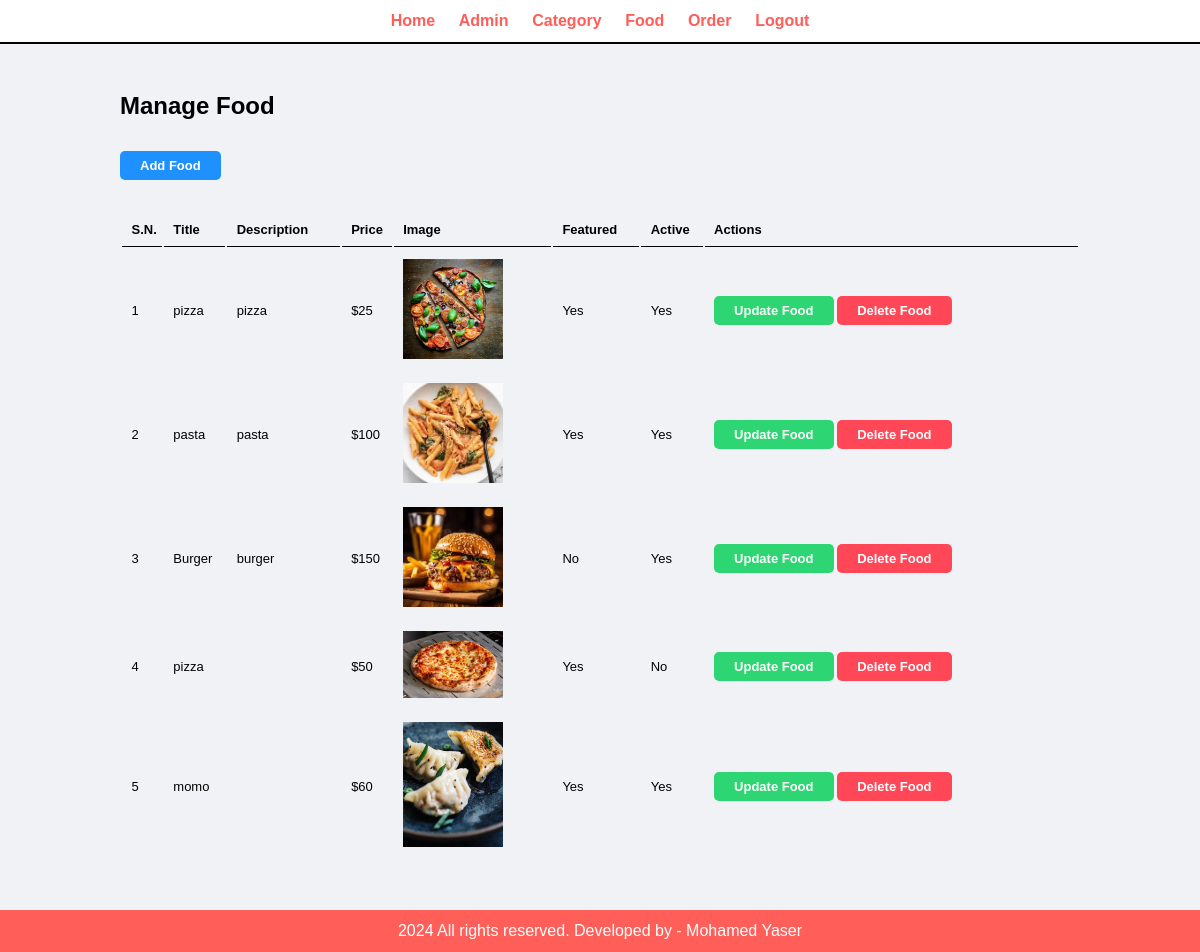
/admin/manage-food.php (signed in), run on the app's committed database.
### tables this page shows
CREATE TABLE `food` (
  `id` int(10) UNSIGNED NOT NULL,
  `title` varchar(100) NOT NULL,
  `description` text NOT NULL,
  `price` decimal(10,0) NOT NULL,
  `image_name` varchar(255) NOT NULL,
  `category_id` int(10) UNSIGNED NOT NULL,
  `featured` varchar(10) NOT NULL,
  `active` varchar(10) NOT NULL
);

### admin/manage-food.php (the view, shortened to what this page needs)
<!DOCTYPE html>
<html>
<head>
    <link rel="stylesheet" href="../css/admin.css" />
</head>
<?php include('parts/menu.php') ?>
<div class="main-content">
    <div class="apper">
        <h2>Manage Food</h2><br>
        <br />
        <a href="<?php echo HOMEURL?>admin/add-food.php" class="btn-primary">Add Food</a>
        <br /><br /><br />
        <table class="tbl-full">
            <tr>
                <th>S.N.</th>
                <th>Title</th>
                <th>Description</th>
                <th>Price</th>
                <th>Image</th>
                <th>Featured</th>
                <th>Active</th>
                <th>Actions</th>
            </tr>
            <?php
            $sql = "SELECT * FROM food";
            $res = mysqli_query($conn, $sql);
            $ornum = 1;
            $count = mysqli_num_rows($res);
            if ($count > 0) {
                while ($row = mysqli_fetch_array($res)) {
                    $id = $row['id'];
                    $title = $row['title'];
                    $description = $row['description'];
                    $price = $row['price'];
                    $image_name = $row['image_name'];
                    $featured = $row['featured'];
                    $active = $row['active'];
                    ?>
            <tr>
                <td><?= $ornum++?></td>
                <td><?= $title?></td>
                <td><?= $description?></td>
                <td>$<?= $price?></td>
                <td>
                    <?php
                        if ($image_name != "") {
                            ?>
                    <img src="../images/food/<?=$image_name?>" width="100px" alt="">
                    <?php
                        } else {
                            ?>
                    <div class="error">No Image</div>
                    <?php
                        }
                    ?>
                </td>
                <td><?= $featured?></td>
                <td><?= $active?></td>
                <td>
                    <a href="<?= HOMEURL?>admin/update-food.php?id=<?=$id?>&image_name=<?=$image_name?>"
                        class="btn-secondry">Update Food</a>
                    <a href="<?= HOMEURL?>admin/delete-food.php?id=<?=$id?>&image_name=<?=$image_name?>"
                        class="btn-danger">Delete Food</a>
                </td>
            </tr>
            <?php
                }
            }
            ?>
        </table>
    </div>
</div>
<?php include('parts/footer.php') ?>

### css/admin.css (style rules this page uses)
* { margin: 0; padding: 0; font-family: Arial, Helvetica, sans-serif; }
.apper { padding: 1%; margin: auto; width: 80%; }
.btn-primary { background-color: #1e90ff; color: white; padding: 7px 20px; border: 0px; border-radius: 5px; text-decoration: none; font-weight: bold; font-size: 13px; }
.btn-secondry { background-color: #2ed573; color: white; padding: 7px 20px; border: 0px; border-radius: 5px; text-decoration: none; font-weight: bold; font-size: 13px; }
.btn-danger { background-color: #ff4757; color: white; padding: 7px 20px; border: 0px; border-radius: 5px; text-decoration: none; font-weight: bold; font-size: 13px; }
.tbl-full { width: 100%; }
table tr th { border-bottom: 1px solid black; padding: 1%; text-align: left; font-size: 13px; }
table tr td { padding: 1%; font-size: 13px; }
.main-content { background-color: #f0f2f6; padding: 3% 0; }

### data on the page
food: title "pizza", description "pizza", price "25", image_name (picture), featured "Yes", active "Yes"
food: title "pasta", description "pasta", price "100", image_name (picture), featured "Yes", active "Yes"
food: title "Burger", description "burger", price "150", image_name (picture), featured "No", active "Yes"
food: title "pizza", price "50", image_name (picture), featured "Yes", active "No"
food: title "momo", price "60", image_name (picture), featured "Yes", active "Yes"
